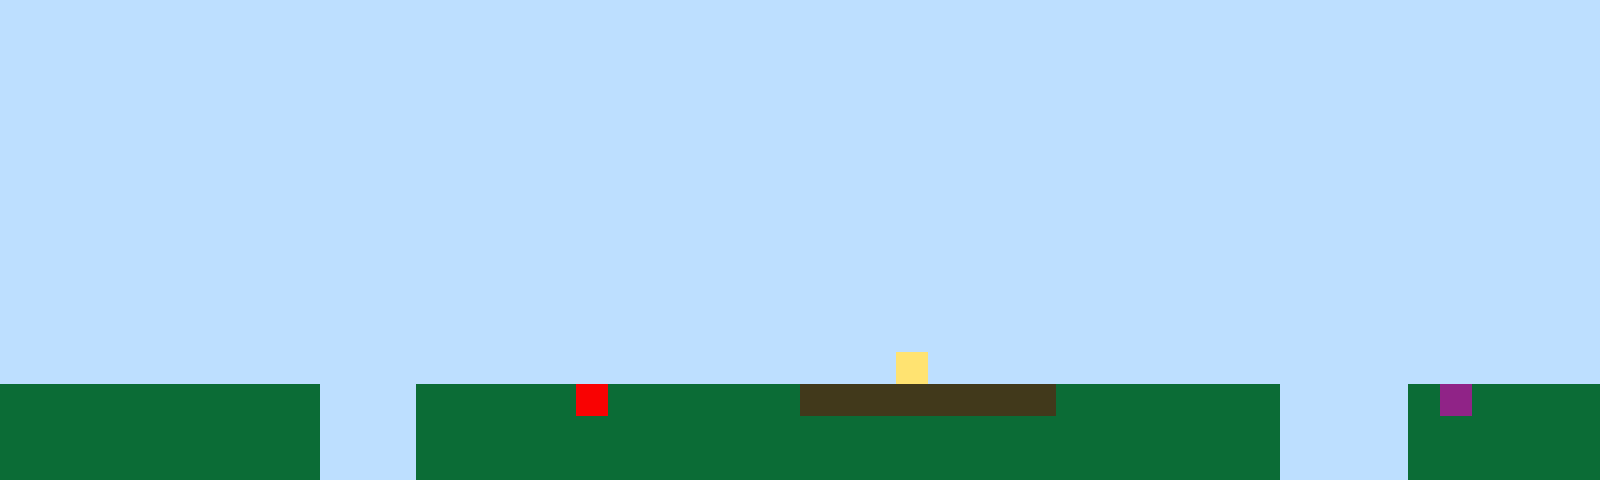

Tiled map render using the project's own tile images. Description and the whole map definition, tile-layer contents included, below:
An orthogonal 50x15 tile map with 32x32 px tiles, 1 tile layer (Tile Layer 1).

<map version="1.10" tiledversion="1.11.2" orientation="orthogonal" renderorder="right-up" width="50" height="15" tilewidth="32" tileheight="32" infinite="0" nextlayerid="2" nextobjectid="1"><editorsettings><export target="map1.csv" format="csv" /></editorsettings><tileset firstgid="1" name="sprites" tilewidth="32" tileheight="32" tilecount="6" columns="3"><image source="sprites.png" width="96" height="64" /></tileset><layer id="1" name="Tile Layer 1" width="50" height="15"><data encoding="csv">1,1,1,1,1,1,1,1,1,1,1,1,1,1,1,1,1,1,1,1,1,1,1,1,1,1,1,1,1,1,1,1,1,1,1,1,1,1,1,1,1,1,1,1,1,1,1,1,1,1,1,1,1,1,1,1,1,1,1,1,1,1,1,1,1,1,1,1,1,1,1,1,1,1,1,1,1,1,1,1,1,1,1,1,1,1,1,1,1,1,1,1,1,1,1,1,1,1,1,1,1,1,1,1,1,1,1,1,1,1,1,1,1,1,1,1,1,1,1,1,1,1,1,1,1,1,1,1,1,1,1,1,1,1,1,1,1,1,1,1,1,1,1,1,1,1,1,1,1,1,1,1,1,1,1,1,1,1,1,1,1,1,1,1,1,1,1,1,1,1,1,1,1,1,1,1,1,1,1,1,1,1,1,1,1,1,1,1,1,1,1,1,1,1,1,1,1,1,1,1,1,1,1,1,1,1,1,1,1,1,1,1,1,1,1,1,1,1,1,1,1,1,1,1,1,1,1,1,1,1,1,1,1,1,1,1,1,1,1,1,1,1,1,1,1,1,1,1,1,1,1,1,1,1,1,1,1,1,1,1,1,1,1,1,1,1,1,1,1,1,1,1,1,1,1,1,1,1,1,1,1,1,1,1,1,1,1,1,1,1,1,1,1,1,1,1,1,1,1,1,1,1,1,1,1,1,1,1,1,1,1,1,1,1,1,1,1,1,1,1,1,1,1,1,1,1,1,1,1,1,1,1,1,1,1,1,1,1,1,1,1,1,1,1,1,1,1,1,1,1,1,1,1,1,1,1,1,1,1,1,1,1,1,1,1,1,1,1,1,1,1,1,1,1,1,1,1,1,1,1,1,1,1,1,1,1,1,1,1,1,1,1,1,1,1,1,1,1,1,1,1,1,1,1,1,1,1,1,1,1,1,1,1,1,1,1,1,1,1,1,1,1,1,1,1,1,1,1,1,1,1,1,1,1,1,1,1,1,1,1,1,1,1,1,1,1,1,1,1,1,1,1,1,1,1,1,1,1,1,1,1,1,1,1,1,1,1,1,1,1,1,1,1,1,1,1,1,1,1,1,1,1,1,1,1,1,1,1,1,1,1,1,1,1,1,1,1,1,1,1,1,1,1,1,1,1,1,1,1,1,1,1,1,1,1,1,1,1,1,1,1,1,1,1,1,1,1,1,1,1,1,1,1,1,1,1,1,1,1,1,1,1,1,1,1,1,1,1,1,1,1,1,1,1,1,1,1,1,1,1,1,1,1,1,1,1,1,1,1,1,1,1,1,1,1,1,1,1,4,1,1,1,1,1,1,1,1,1,1,1,1,1,1,1,1,1,1,1,1,1,2,2,2,2,2,2,2,2,2,2,1,1,1,2,2,2,2,2,5,2,2,2,2,2,2,3,3,3,3,3,3,3,3,2,2,2,2,2,2,2,1,1,1,1,2,6,2,2,2,2,2,2,2,2,2,2,2,2,2,2,1,1,1,2,2,2,2,2,2,2,2,2,2,2,2,2,2,2,2,2,2,2,2,2,2,2,2,2,2,2,1,1,1,1,2,2,2,2,2,2,2,2,2,2,2,2,2,2,2,2,1,1,1,2,2,2,2,2,2,2,2,2,2,2,2,2,2,2,2,2,2,2,2,2,2,2,2,2,2,2,1,1,1,1,2,2,2,2,2,2</data></layer></map>
